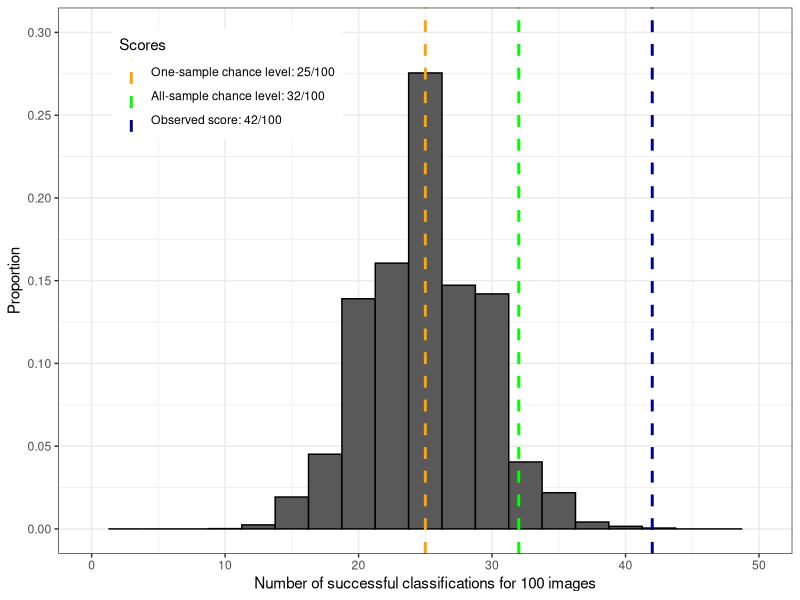
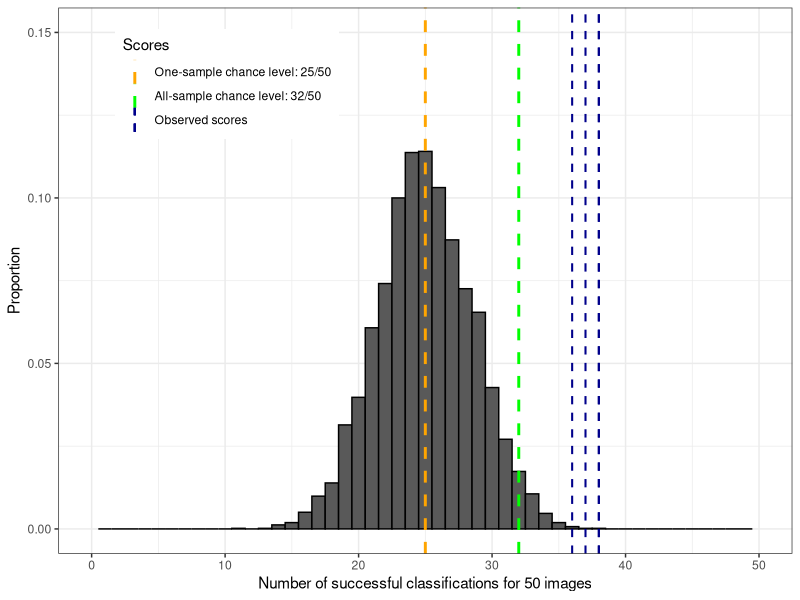

These figures' R source, in order:
library(dplyr)
library(ggplot2)

set.seed(10)

# Fig 9A: Binomial test for the whole-brain model:

n_test<-5760
n_sample<-100
onesample_chance<-25
allsample_chance<-32
observed_acc<-42

binomial_data <- rbinom(n_test, n_sample, onesample_chance/100)
binomial_data <- as.data.frame(binomial_data)
names(binomial_data) <- c('data')

binomial_data %>% ggplot() + 
  geom_histogram(aes(x = data, 
                     y = stat(count / sum(count))),
                 binwidth = 2.5,
                 color = 'black') +
  xlim(0, 50)+
  geom_vline(aes(xintercept = onesample_chance,
                 color = "one_sample_chance"),
             size = 1, 
             linetype = 'dashed') +
  geom_vline(aes(xintercept = allsample_chance,
                 color = "all_sample_chance"),
             size = 1, 
             linetype = 'dashed')+
  geom_vline(aes(xintercept = observed_acc,
                 color = "observed_accuracy"),
             size = 1, 
             linetype = 'dashed') +
  scale_y_continuous(limits=c(0,0.3), breaks=seq(0,0.3, by = 0.05))+
  scale_color_manual(name = "Scores", values = c(one_sample_chance = "orange", all_sample_chance = "green", observed_accuracy = "darkblue"),
                     breaks=c('one_sample_chance', 'all_sample_chance', 'observed_accuracy'),
                     labels = c('One-sample chance level: 25/100', 'All-sample chance level: 32/100','Observed score: 42/100'))+
  theme_bw()+
  theme(legend.position = c(0.23, 0.86)) +
  labs(x = 'Number of successful classifications for 100 images',
       y = 'Proportion')


### Probability for observing a higher accuracy than 42% given the H0 is true
1-pbinom(42, 100, 0.25)

### Probability for observing a higher accuracy than 32% given the H0 is true (all-sample chance level)
1-pbinom(32, 100, 0.25)

# Fig 12A: binomial test for binomial classification model with 13-selected features:

n_sample<-50
onesample_chance<-25
allsample_chance<-32
observed_acc<-c(76,76,72,74)/100*n_sample

binomial_data <- rbinom(n_test, n_sample, 0.5)
binomial_data <- as.data.frame(binomial_data)
names(binomial_data) <- c('data')

binomial_data %>% ggplot() + 
  geom_histogram(aes(x = data, 
                     y = stat(count / sum(count))),
                 binwidth = 1,
                 color = 'black') +
  xlim(0, 50)+
  geom_vline(aes(xintercept = onesample_chance,
                 color = "one_sample_chance"),
             size = 1, 
             linetype = 'dashed') +
  geom_vline(aes(xintercept = allsample_chance,
                 color = "all_sample_chance"),
             size = 1, 
             linetype = 'dashed')+
  geom_vline(aes(xintercept = observed_acc[1],
                 color = "observed_accuracy"),
             size = 0.7, 
             linetype = 'dashed') +
  geom_vline(aes(xintercept = observed_acc[2],
                 color = "observed_accuracy"),
             size = 0.7, 
             linetype = 'dashed') +
  geom_vline(aes(xintercept = observed_acc[3],
                 color = "observed_accuracy"),
             size = 0.7, 
             linetype = 'dashed') +
  geom_vline(aes(xintercept = observed_acc[4],
                 color = "observed_accuracy"),
             size = 0.7, 
             linetype = 'dashed')+
  scale_y_continuous(limits=c(0,0.15), breaks=seq(0,0.15, by = 0.05))+
  scale_color_manual(name = "Scores", values = c(one_sample_chance = "orange", all_sample_chance = "green", observed_accuracy = "darkblue"),
                     breaks=c('one_sample_chance', 'all_sample_chance', 'observed_accuracy'),
                     labels = c('One-sample chance level: 25/50', 'All-sample chance level: 32/50','Observed scores'))+
  theme_bw()+
  theme(legend.position = c(0.23, 0.86)) +
  labs(x = 'Number of successful classifications for 50 images',
       y = 'Proportion')


### Probability for observing a higher accuracy than 60% given the H0 is true (all-sample chance level)
1-pbinom(32, 50, 0.5)
